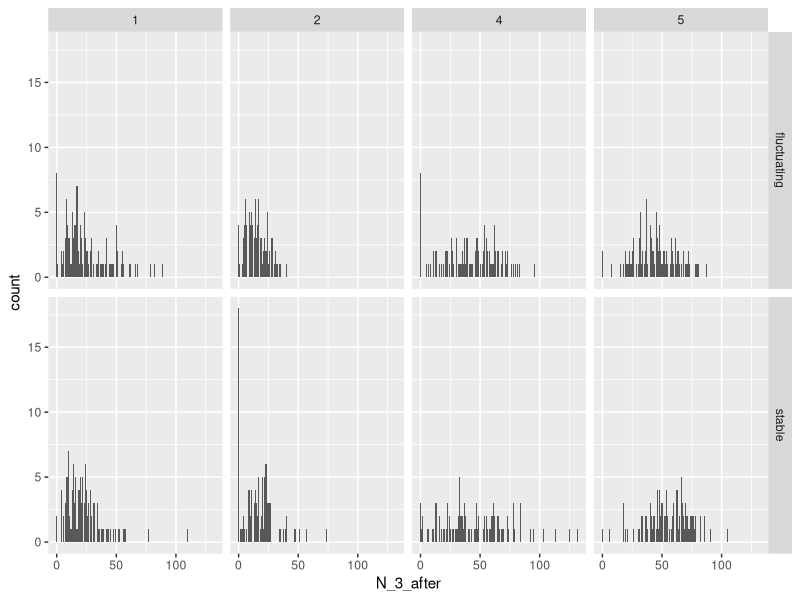
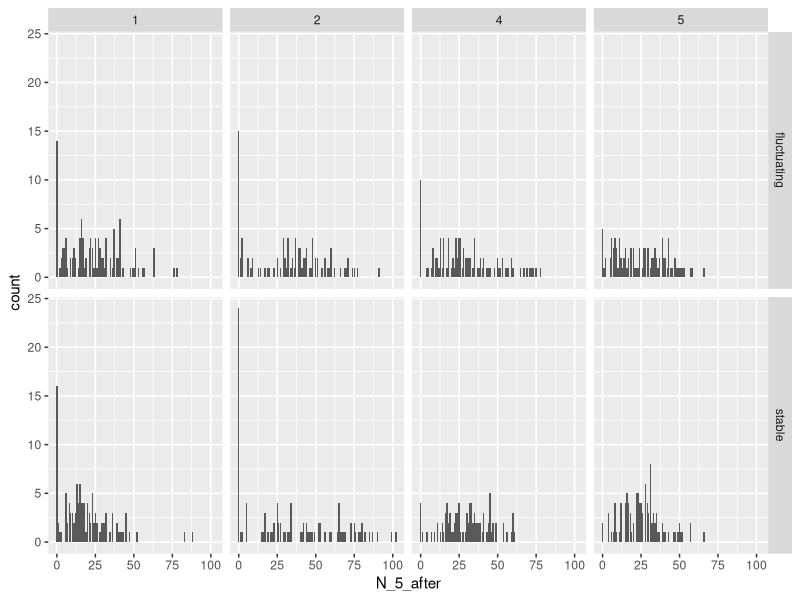

Recreate these plots in R, in order. (Note: this script raises an error after producing the figures.)
## ---- chunk 1
library(car)
library(ggplot2)
library(lme4)
library(lsmeans)
library(multcompView)
library(tidyr)
library(dplyr)

b <- read.csv("../data/clean-establishment-data.csv")
b$number <- as.factor(b$number)
b$block <- as.factor(b$block)
b$gap <- as.factor(b$gap)
## ---- chunk 2
b <-
  b %>% 
  filter(gap == FALSE)

glimpse(b)
## ---- chunk 3
ggplot(b, aes(x = N_3_after)) +
  geom_histogram(stat = "count") +
  facet_grid(environment ~ number)
## ---- chunk 4
ggplot(b, aes(x = N_5_after)) +
  geom_histogram(stat = "count") +
  facet_grid(environment ~ number)
## ---- chunk 5
# Use LRT tests to guide interpretation, but all fixed effects will remain in the model in the end
m6 <- glmer(N_5_after ~ number*environment + (1 | block), data=b, family=poisson, control=glmerControl(optimizer="bobyqa"))

m7 <- update(m6, formula= .~. - number:environment)

anova(m6, m7)
## ---- chunk 6
Anova(m6)
## ---- chunk 7
# The final model which includes all fixed effects and uses the trimmed dataset without populations that experienced a gap in the introduction period
final <- m6

results <- lsmeans::lsmeans(final, pairwise ~ number, adjust="none")
results
posthoc <- summary(results$lsmeans)

sig_letters <- lsmeans::cld(results, Letters = letters, adjust = "none")$.group[order(cld(results)$number)]
xvals <- 1:length(posthoc$lsmean)
min_y <- min(exp(posthoc$asymp.LCL))

plot(x = xvals, y = exp(posthoc$lsmean), 
     ylim=c(min_y, 50.0), 
     xlim = range(xvals) + c(-0.5, 0.5), 
     las=1, 
     pch=19, 
     xaxt="n", 
     xlab="Introduction regime", 
     ylab="Population size",
     bty="L")

axis(side=1, 
     at = xvals, 
     labels = c("20x1","10x2","5x4","4x5"), 
     tick = FALSE)

arrows(x0 = xvals, 
       y0 = exp(posthoc$asymp.LCL), 
       y1 = exp(posthoc$asymp.UCL), 
       code = 3, 
       length = 0.1, 
       angle = 90, 
       lwd = 2)

text(x = 1:4, y = 47.0, labels = sig_letters)

mtext(side=3, 
      text="Effect of propagule number on population size\nfive generations after final introduction", 
      line = 2)
## ---- chunk 8
final_3after <- glmer(N_3_after ~ number*environment + (1 | block), data=b, family=poisson, control=glmerControl(optimizer="bobyqa"))

Anova(final_3after)
## ---- chunk 9
results_3after <- lsmeans::lsmeans(final_3after, pairwise ~ number, adjust="none")
results_3after
posthoc_3after <- summary(results_3after$lsmeans)

sig_letters_3after <- lsmeans::cld(results_3after, Letters = letters, adjust = "none")$.group[order(cld(results_3after)$number)]

xvals_3after <- 1:length(posthoc_3after$lsmean)
min_y_3after <- min(exp(posthoc_3after$asymp.LCL))

plot(x = xvals_3after, y = exp(posthoc_3after$lsmean), 
     ylim=c(min_y_3after, 65.0), 
     xlim = range(xvals_3after) + c(-0.5, 0.5), 
     las=1, 
     pch=19, 
     xaxt="n", 
     xlab="Introduction regime", 
     ylab="Population size",
     bty="L")

axis(side=1, 
     at = xvals_3after, 
     labels = c("20x1","10x2","5x4","4x5"), 
     tick = FALSE)

arrows(x0 = xvals_3after, 
       y0 = exp(posthoc_3after$asymp.LCL), 
       y1 = exp(posthoc_3after$asymp.UCL), 
       code = 3, 
       length = 0.1, 
       angle = 90, 
       lwd = 2)

text(x = 1:4, y = 60.0, labels = sig_letters_3after)

mtext(side=3, 
      text="Effect of propagule number on population size\nthree generations after final introduction", 
      line = 2)
